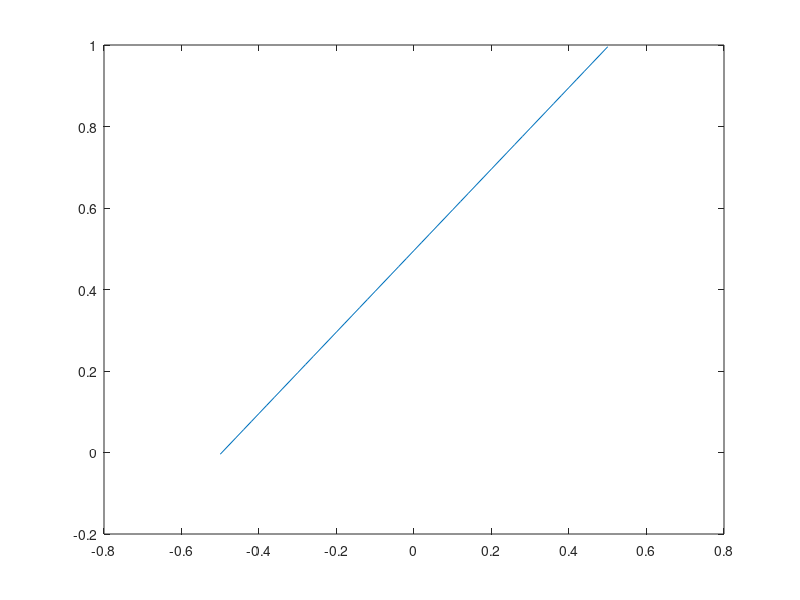

This chart was generated by the following MATLAB code: (Note: this script raises an error after producing the figure.)
data = importdata('SNM_Write.csv'); % Change filename appropriately
vin1 = data(:,1);
vout1 = data(:,2);
vin2 = data(:,3);
vout2 = data(:,4);
% figure()
% plot(vin, vout);
% hold on; grid on;
%plot(vin1, vout1);

% P = InterX([vin';vout'],[vout';vin']); 
% plot(vin,vout,vout,vin,P(1,:),P(2,:),'ro')

maxdiagonal = 0;
distance = 0;

for loopvar = 1:length(vin1)
    %Creating 45 deg lines from each point
    x = linspace(vin2(loopvar)-0.5,vin2(loopvar)+0.5,length(vin2));
    y = linspace(vout2(loopvar)-0.5,vout2(loopvar)+0.5,length(vout2));
    plot(x,y);
    hold on
    
    P = InterX([x;y],[vin1';vout1']);
    plot(x,y,vin1,vout1,vin2,vout2,P(1,:),P(2,:),'ro')
    
    try
        %mypts = [x1 x2; y1 y2]
        mypts = [vin2(loopvar) P(1); vout2(loopvar) P(2)];
        distance = dist(mypts);
        distance = distance(2)
    catch
    end
    
    
    if(distance>maxdiagonal)
        maxdiagonal = distance;
        myy = vin2(loopvar);
        myx = vout2(loopvar);
    end
end
    
figure()
plot(vin1, vout1);
hold on; grid on;
plot(vin2, vout2);

x2 = myx + maxdiagonal*cosd(45)
y2 = myy + maxdiagonal*sind(45)
% x = linspace(myx,myx-0.5,length(vout));
% y = linspace(myy,myy-0.5,length(vin));
y = linspace(myx,x2,length(vout));
x = linspace(myy,y2,length(vin));
plot(x,y);
plot(x,x2);
plot(y2,y);
plot(x,myx);
plot(myy,y);
